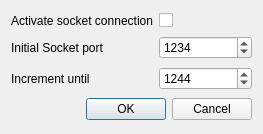
<?xml version="1.0" encoding="UTF-8"?>
<ui version="4.0">
 <class>SocketSetupDialog</class>
 <widget class="QDialog" name="SocketSetupDialog">
  <property name="geometry">
   <rect>
    <x>0</x>
    <y>0</y>
    <width>263</width>
    <height>134</height>
   </rect>
  </property>
  <property name="windowTitle">
   <string>Dialog</string>
  </property>
  <layout class="QGridLayout" name="gridLayout">
   <item row="0" column="0">
    <widget class="QLabel" name="label_2">
     <property name="text">
      <string>Activate socket connection</string>
     </property>
    </widget>
   </item>
   <item row="3" column="0" colspan="2">
    <widget class="QDialogButtonBox" name="buttonBox">
     <property name="focusPolicy">
      <enum>Qt::StrongFocus</enum>
     </property>
     <property name="orientation">
      <enum>Qt::Horizontal</enum>
     </property>
     <property name="standardButtons">
      <set>QDialogButtonBox::Cancel|QDialogButtonBox::Ok</set>
     </property>
    </widget>
   </item>
   <item row="0" column="1">
    <widget class="QCheckBox" name="cb_activate">
     <property name="layoutDirection">
      <enum>Qt::LeftToRight</enum>
     </property>
     <property name="text">
      <string/>
     </property>
    </widget>
   </item>
   <item row="1" column="0">
    <widget class="QLabel" name="label">
     <property name="text">
      <string>Initial Socket port</string>
     </property>
    </widget>
   </item>
   <item row="1" column="1">
    <widget class="QSpinBox" name="sb_start">
     <property name="minimum">
      <number>1024</number>
     </property>
     <property name="maximum">
      <number>65535</number>
     </property>
     <property name="value">
      <number>1234</number>
     </property>
    </widget>
   </item>
   <item row="2" column="0">
    <widget class="QLabel" name="label_3">
     <property name="toolTip">
      <string>If no connection can be established, try to increment port until...</string>
     </property>
     <property name="text">
      <string>Increment until</string>
     </property>
    </widget>
   </item>
   <item row="2" column="1">
    <widget class="QSpinBox" name="sb_increment">
     <property name="minimum">
      <number>1024</number>
     </property>
     <property name="maximum">
      <number>65535</number>
     </property>
     <property name="value">
      <number>1244</number>
     </property>
    </widget>
   </item>
  </layout>
 </widget>
 <resources/>
 <connections>
  <connection>
   <sender>buttonBox</sender>
   <signal>accepted()</signal>
   <receiver>SocketSetupDialog</receiver>
   <slot>accept()</slot>
   <hints>
    <hint type="sourcelabel">
     <x>248</x>
     <y>254</y>
    </hint>
    <hint type="destinationlabel">
     <x>157</x>
     <y>274</y>
    </hint>
   </hints>
  </connection>
  <connection>
   <sender>buttonBox</sender>
   <signal>rejected()</signal>
   <receiver>SocketSetupDialog</receiver>
   <slot>reject()</slot>
   <hints>
    <hint type="sourcelabel">
     <x>316</x>
     <y>260</y>
    </hint>
    <hint type="destinationlabel">
     <x>286</x>
     <y>274</y>
    </hint>
   </hints>
  </connection>
 </connections>
</ui>
